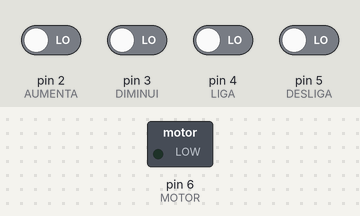
Bench run of a sketch on a simulated Arduino Uno, built with avr-gcc and run on an emulated ATmega328P. Parts: switched loads named in the sketch (green lamp = pin HIGH). Inputs (shaded band) come from the test bench; at power-on: pin 2 (AUMENTA), pin 3 (DIMINUI), pin 4 (LIGA), pin 5 (DESLIGA) LOW.

Above: at 1.2 s.
1.3 s: pin 4 (LIGA) driven HIGH
At 2.5 s:
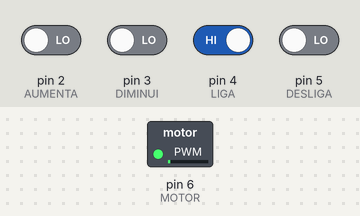
2.8 s: pin 2 (AUMENTA) driven HIGH
At 3.05 s:
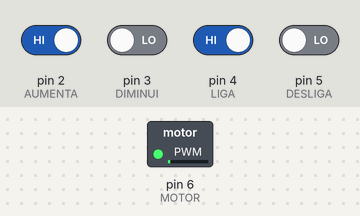
5.8 s: pin 5 (DESLIGA) driven HIGH
7.3 s: pin 5 (DESLIGA) driven LOW
At 12.05 s:
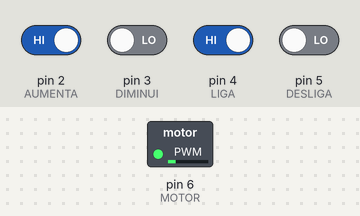
13.3 s: pin 2 (AUMENTA) driven LOW
At 14.1 s:
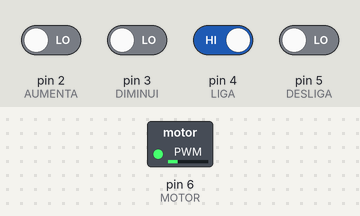
14.8 s: pin 2 (AUMENTA) driven HIGH
At 18.35 s:
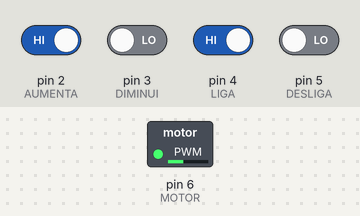
Timing chart, 0 to 23.2 s (numbered marks = the images above; inputs shaded):
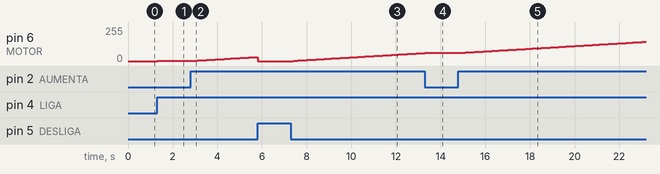

The sketch:

ventilador.ino
```cpp
//declaracao dos botoes e do motor e qual local eles serao ligados
#define AUMENTA 2
#define DIMINUI 3
#define LIGA 4
#define DESLIGA 5
#define MOTOR 6

int velocidade = 0;
bool ligado = false;
// pra saber se esta ligado
// velocidade sera ate 255
// 0 = desligado
// 127 == 50%
// 255 = 100%
// porque vao ate 255? Porque o arduino é um microcontrolador de 8 bits e vai de 0 a 255

void setup()
{
//pinmode diz qual o pino e qual a funcao dele (entrada ou saida)
  pinMode(AUMENTA, INPUT);
  pinMode(DIMINUI, INPUT);
  pinMode(LIGA, INPUT);
  pinMode(DESLIGA, INPUT);
  pinMode(MOTOR, OUTPUT);
}

void loop()
{
//digitalRead serve para saber se o botao foi acionado, se foi HIGH, se nao LOW
  if (digitalRead(LIGA) == HIGH){
    if(!ligado){        // bug corrigido: era (= 255) atribuição em vez de comparação
      velocidade = 1;
      ligado = true;
    }
  }

  if (digitalRead(DESLIGA) == HIGH){
    velocidade = 0;     // bug corrigido: chave } faltando no bloco original
    ligado = false;
  }

  if (ligado == true) {

    if (digitalRead(AUMENTA) == HIGH) {
      if(velocidade < 255){
        velocidade++;
        delay(100);
      }
    }

    if (digitalRead(DIMINUI) == HIGH){
      if(velocidade > 1){       // bug corrigido: > 0 desligaria o motor sem mudar ligado
        velocidade--;
        delay(100);
      }
    }

    analogWrite(MOTOR, velocidade);
    // Envia um sinal PWM pro pino do motor.
    // Isso controla a potência de 0 (desligado) até 255 (força máxima).

  } else {
    analogWrite(MOTOR, 0); // garante motor desligado quando ligado == false
  }
}
```

Measured:
- after the input at 1.3 s, pin 6 (MOTOR): 0/255 → 1/255 at once
- after the input at 2.8 s, pin 6 (MOTOR): moves from 1/255 to 30/255 over 2.8 s, starting after 0.10 s
- after the input at 7.3 s, pin 6 (MOTOR): moves from 0/255 to 60/255 over 5.8 s, starting after 0.10 s
- after the input at 13.3 s, pin 6 (MOTOR): goes on until 13.3 s, then stays 61/255
- after the input at 14.8 s, pin 6 (MOTOR): moves from 61/255 to 144/255 over 8.2 s, starting after 0.10 s
